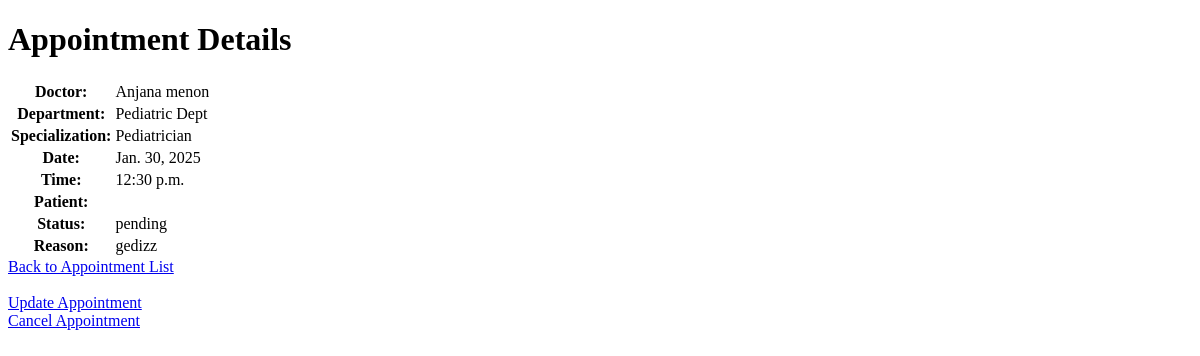
The page /hospital/appointments/3/ (signed in) on the database as committed earlier.
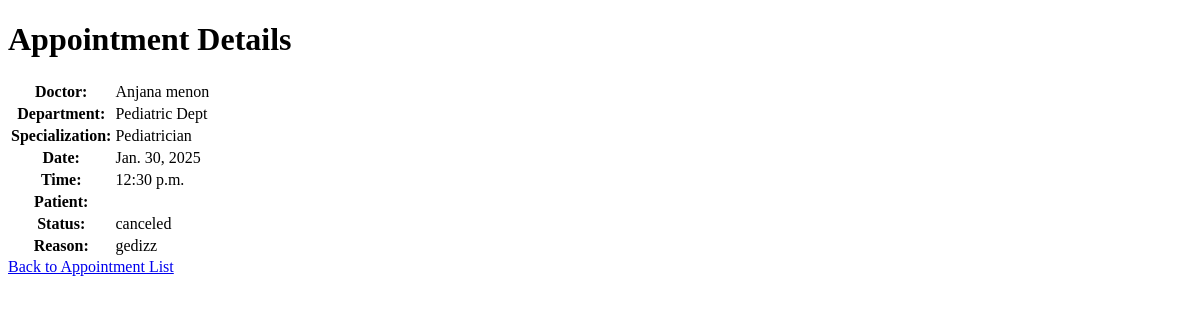
The same page on the database as committed later.
### hospital/models.py (models this page shows, shortened)
class Appointment(models.Model):
    STATUS_CHOICES = [
        ('pending', 'Pending'),
        ('approved', 'Approved'),
        ('canceled', 'Canceled'),
    ]
    patient = models.ForeignKey(Patient, on_delete=models.CASCADE, related_name='appointments')
    doctor = models.ForeignKey(Doctor, on_delete=models.CASCADE)
    department=models.ForeignKey(Department,on_delete=models.CASCADE)
    date = models.DateField()
    time = models.TimeField()
    status = models.CharField(max_length=10, choices=STATUS_CHOICES, default='pending')
    reason = models.TextField()

class Doctor(models.Model):
    user = models.OneToOneField(User, on_delete=models.CASCADE)
    department = models.ForeignKey(Department, on_delete=models.SET_NULL, null=True, blank=True)
    specialization = models.CharField(max_length=100)
    GENDER_CHOICES = [
        ('male', 'Male'),
        ('female', 'Female'),
        ('other', 'Other'),
    ]
    gender = models.CharField(max_length=10, choices=GENDER_CHOICES, default='male')
    @property
    def full_name(self):
        return f"{self.user.first_name or ''} {self.user.last_name or ''}".strip() or "Unknown Doctor"

class Department(models.Model):
    name = models.CharField(max_length=100)

### accounts/models.py (models this page shows)
class User(AbstractUser):
    ROLE_CHOICES = [
        ('admin', 'Admin'),
        ('doctor', 'Doctor'),
        ('patient', 'Patient'),
    ]
    role = models.CharField(max_length=10, choices=ROLE_CHOICES, default='patient')
    GENDER_CHOICES = [
        ('male', 'Male'),
        ('female', 'Female'),
        ('other', 'Other'),
    ]
    gender = models.CharField(max_length=10, choices=GENDER_CHOICES, blank=True, null=True)

### hospital/views.py (the view)
# urls.py: path('appointments/<int:pk>/', AppointmentDetailView.as_view(), name='appointment_detail'),
class AppointmentDetailView(DetailView):
    model = Appointment
    template_name = 'appointment_detail.html'
    context_object_name = 'appointment'
    def get_object(self):
        return get_object_or_404(
            Appointment,
            id=self.kwargs['pk'],
            doctor__user=self.request.user,
        )

### hospital/templates/appointment_detail.html (shortened to what this page needs)
<!DOCTYPE html>
<html lang="en">
<head>
</head>
<body>
    <h1>Appointment Details</h1>
    <table>
        <tr>
            <th>Doctor:</th>
            <td>{{ appointment.doctor.full_name }}</td>
        </tr>
        <tr>
            <th>Department:</th>
            <td>{{ appointment.doctor.department.name }}</td>
        </tr>
        <tr>
            <th>Specialization:</th>
            <td>{{ appointment.doctor.specialization }}</td>
        </tr>
        <tr>
            <th>Date:</th>
            <td>{{ appointment.date }}</td>
        </tr>
        <tr>
            <th>Time:</th>
            <td>{{ appointment.time }}</td>
        </tr>
        <tr>
            <th>Patient:</th>
            <td>{{ appointment.patient.username }}</td>
        </tr>
        <tr>
            <th>Status:</th>
            <td>{{ appointment.status }}</td>
        </tr>
        <tr>
            <th>Reason:</th>
            <td>{{ appointment.reason }}</td>
        </tr>
    </table>
    <a href="{% url 'appointment_list' %}">Back to Appointment List</a>
    <br><br>
    {% if appointment.status != "canceled" %}
        <a href="{% url 'appointment_update' appointment.pk %}">Update Appointment</a>
        <br>
        <a href="{% url 'appointment_cancel'  appointment.pk %}">Cancel Appointment</a>
    {% endif %}
</body>
</html>

Rows that differ between the two databases and show on the page:
changed Appointment "gedizz": status "pending" → "canceled"
Other text that changed with them:
text no longer shown: "Update Appointment Cancel Appointment"
